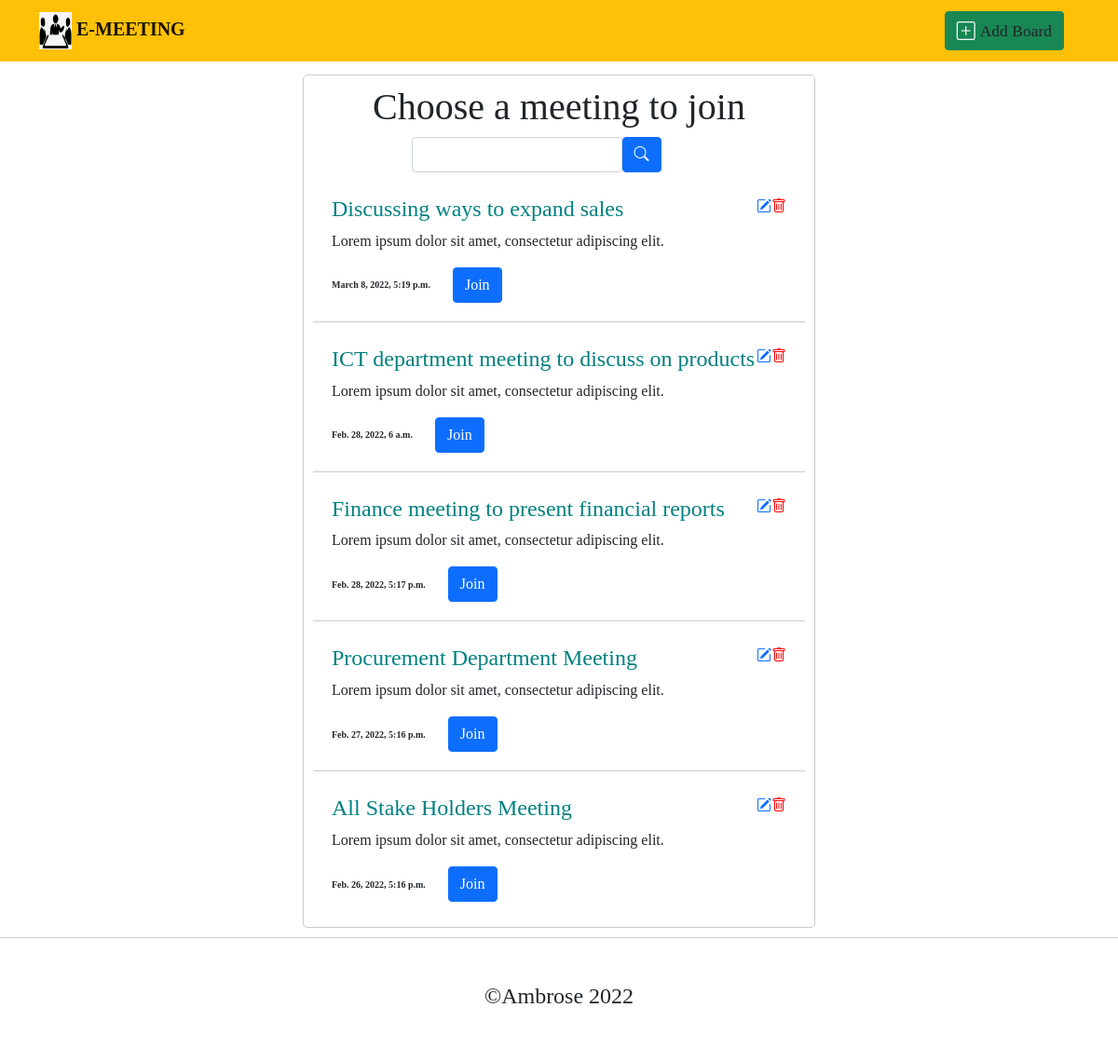
The app's page /, older data.
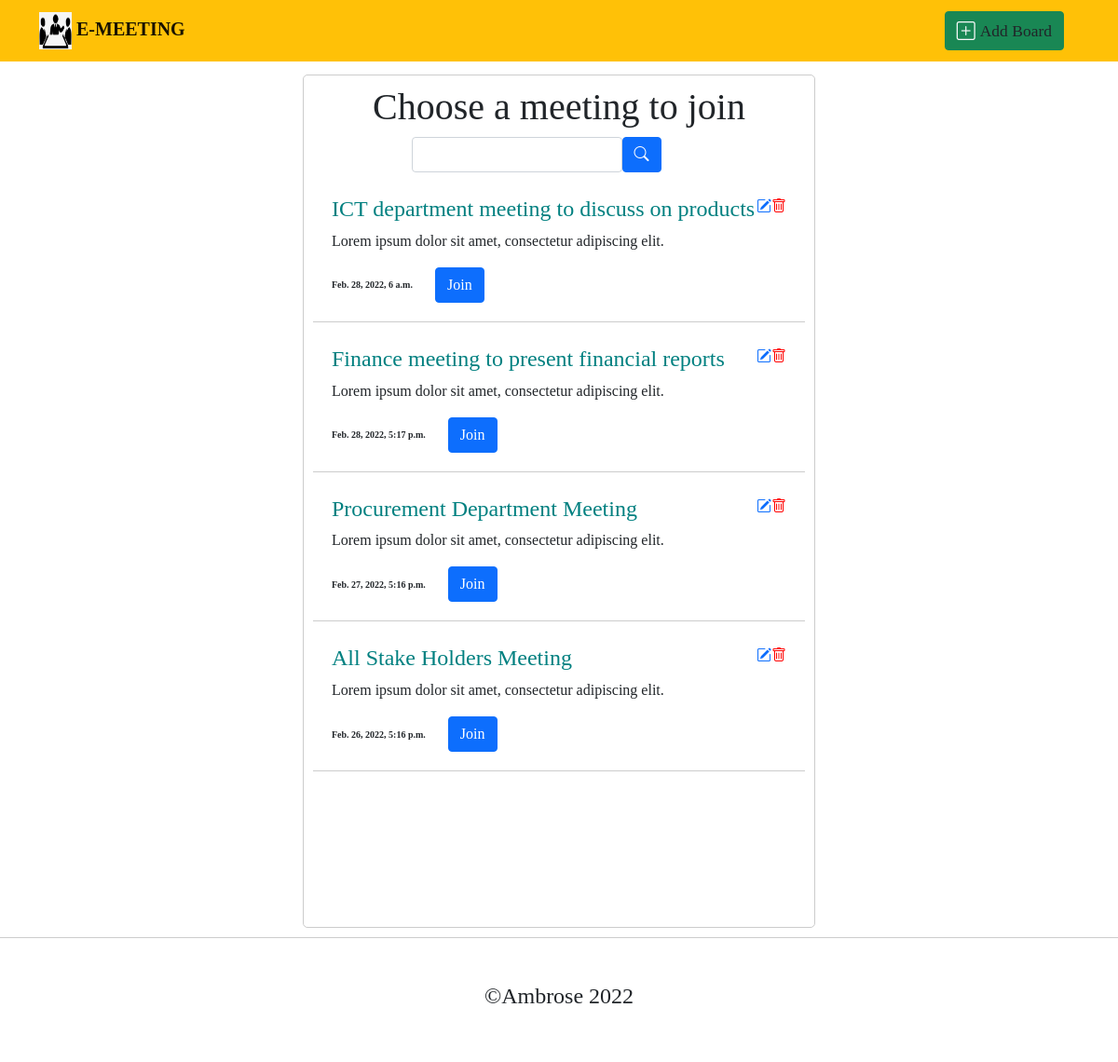
The same page, newer data.
### meeting/models.py (models this page shows, shortened)
class Meeting(models.Model):
    name = models.CharField(max_length=50)
    theme = models.CharField(max_length=500)
    dateScheduled = models.DateField()
    dateCreated = models.DateTimeField(auto_now_add=True)
    slug = models.SlugField(max_length=60, blank=True)
    class Meta:
        ordering = ["-dateCreated"]

### meeting/views.py (the view)
# urls.py: path('', MeetingsView.as_view(), name='meeting_list'),
class MeetingsView(ListView):
    model = Meeting
    template_name = 'meeting/meeting_list.html'
    def get_queryset(self):
        qs=self.model.objects.all()
        meetings = MeetingFilter(self.request.GET, queryset=qs)
        return meetings.qs
    def get_context_data(self, **kwargs):
        context =super().get_context_data(**kwargs)
        context['meetings']=MeetingFilter(self.request.GET, queryset=self.get_queryset())
        return context

### meeting/templates/meeting/meeting_list.html (shortened to what this page needs)
{% extends "index.html" %}
{% block navbutton %}
<a class="navbar-brand text-light btn btn-success add-link" href="{% url 'meeting:meeting_create' %}"><i class="bi bi-plus-square"></i><small class="text-dark add-board">Add Board</small></a>{% endblock %}
{% block content %}
{% load static %}
{% load crispy_forms_tags %}
<section>
    <div class="container meeting-holder">
        <h1 class="text-center" >Choose a meeting to join</h1>
        <div class="search">
            <form method="get" id="searchForm">
                {{ meetings.form|crispy }}
                <button input="submit" class="btn btn-primary">
                    <i class="bi bi-search"></i>
                </button>
            </form>
        </div>
        <div class="meeting-card-holder">
        {% for meeting in object_list %}
        <div class="meeting-card">
            <div class="meeting-header">
                <h4 style="color:teal">{{ meeting.name }}</h4>
                <div class="del-editicons">
                    <a href="{% url 'meeting:meeting_update' slug=meeting.slug %}"><i class="bi bi-pencil-square"></i></a></span>
                    <a href="{% url 'meeting:meeting_delete' slug=meeting.slug %} "><i style="color: red;" class="bi bi-trash"></i></a>
                </div>
            </div>
            <p>{{ meeting.theme }}</p>
            <div class="date-tag">
                <small style="font-size: 10px; margin-right: 20px; font-weight: bold;">{{ meeting.dateScheduled }}</small>
                <a style="text-decoration:unset;" href="{% url 'meeting:agenda_list' slug=meeting.slug %}"><button class="btn btn-primary">Join</button></a>
            </div>
        </div>
        {% empty %}
            <h5 class="text-danger p-5">Meeting not found</h5>
        {% endfor %}
        </div>
    </div>
</section>
{% endblock %}

Row changes from the older to the newer data that the page shows:
removed Meeting: name "Discussing ways to expand sales", theme "Lorem ipsum dolor sit amet, consectetur adipiscing elit.", dateScheduled "March 8, 2022, 5:19 p.m."
